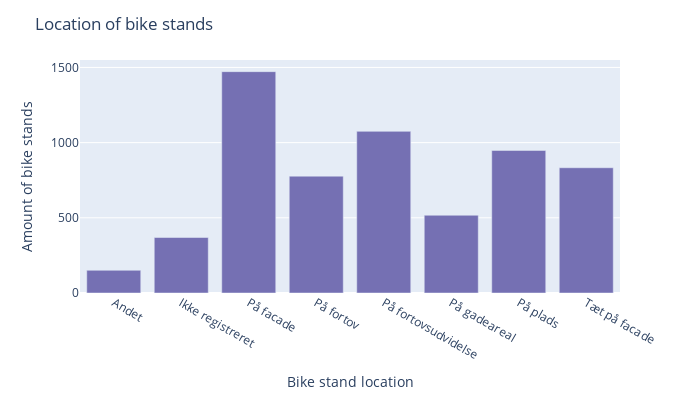

This figure's notebook cell:
### Code cell
place_amount = df.groupby("stativ_placering", observed=False).size()
# print(place_amount)

# fig = plt.figure(figsize = (10, 5))
# plt.bar(place_amount.index, place_amount.values)
# plt.xlabel("Bike stand location")
# plt.ylabel("Amount of bike stands")
# plt.xticks(ticks=range(len(place_amount.index)), labels=place_amount.index, rotation=90)
# plt.show()

fig = place_amount.plot.bar(color_discrete_sequence=[col[2]], width=700, height=400)
fig.update_layout(title="Location of bike stands", yaxis_title="Amount of bike stands", xaxis_title="Bike stand location", showlegend=False)
fig.show()

### Figure 1 — Plotly figure (JSON) as saved in the notebook; plotly's stock layout.template omitted (floating-point values rounded to 4 significant figures)
{"data": [{"alignmentgroup": "True", "hovertemplate": "variable=0<br>stativ_placering=%{x}<br>value=%{y}<extra></extra>", "legendgroup": "0", "marker": {"color": "rgb(117,112,179)", "pattern": {"shape": ""}}, "name": "0", "offsetgroup": "0", "orientation": "v", "showlegend": true, "textposition": "auto", "type": "bar", "x": ["Andet", "Ikke registreret", "På facade", "På fortov", "På fortovsudvidelse", "På gadeareal", "På plads", "Tæt på facade"], "xaxis": "x", "y": [151, 369, 1472, 777, 1075, 517, 948, 833], "yaxis": "y"}], "layout": {"barmode": "relative", "height": 400, "legend": {"title": {"text": "variable"}, "tracegroupgap": 0}, "margin": {"t": 60}, "showlegend": false, "title": {"text": "Location of bike stands"}, "width": 700, "xaxis": {"anchor": "y", "domain": [0, 1], "title": {"text": "Bike stand location"}}, "yaxis": {"anchor": "x", "domain": [0, 1], "title": {"text": "Amount of bike stands"}}}}
